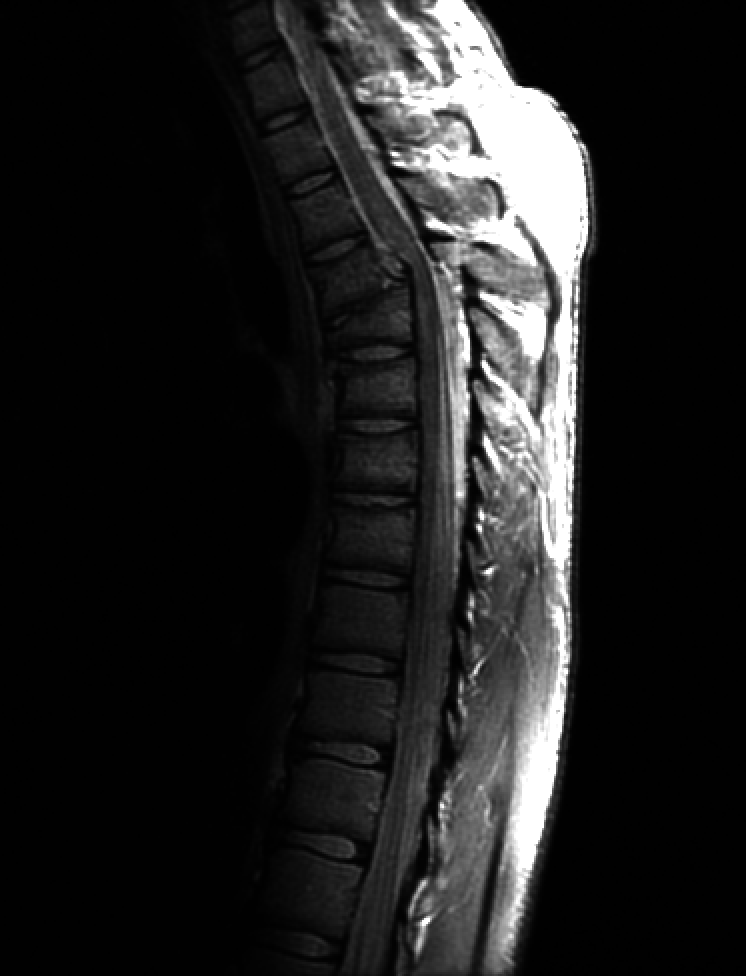
%> input picture Q14.tif, 746 x 976 px
$ octave askhsh_13.m   (GNU Octave 9; MATLAB toolbox functions it lacks are replaced by stand-ins)
%> lines starting %> are read from the running program, lines starting %| are printed output that depends on the picture
close all;
clear all;
clc;

%% 13)

X = imread('Q14.tif');
%> X is the input picture: size 976x746 uint8; min 0, max 255, mean 32.6
figure(1);
imshow(X);
title('Initial image');

figure(2);
imhist(X);
title('Image histogram');
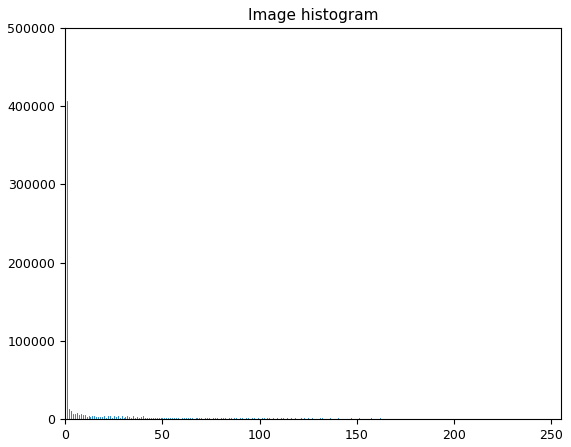
%> figure redrawn from the program's plot data; highest point at x = 1, y = 407152

Y = histeq(X);
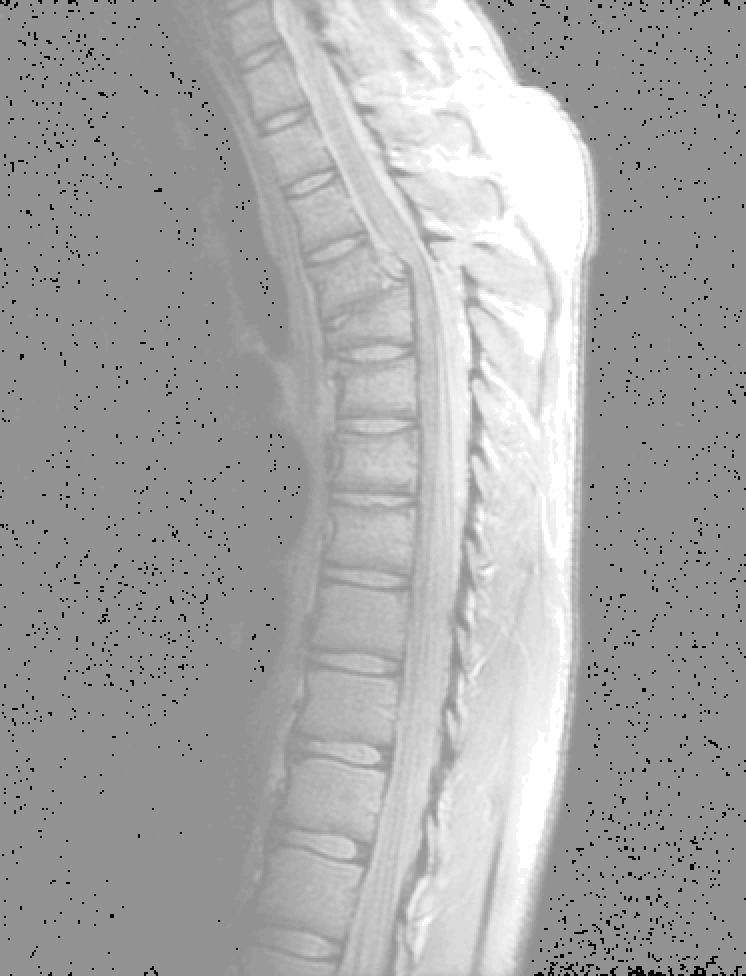
%> Y: size 976x746 uint8; min 0, max 255, mean 167.3
figure(3);
imshow(Y);
title('Equalized image');

figure(4);
imhist(Y);
title('Equalized image histogram');
%> figure, not shown here; highest point at x = 146, y = 407152

$ run again, with Q11.tif copied over Q14.tif
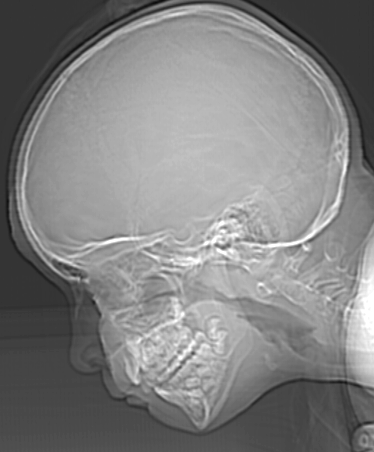
%> input picture Q11.tif, 374 x 452 px
%> X is the input picture: size 452x374 uint8; min 12, max 255, mean 129.4
%> `Y = histeq(X);`:
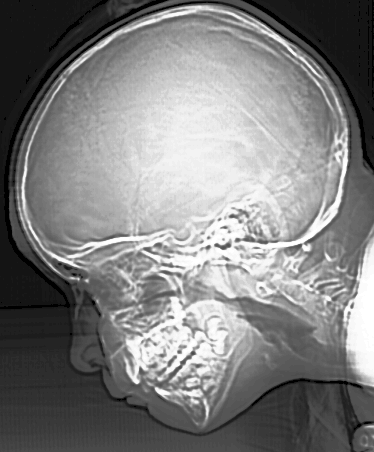
%> Y: size 452x374 uint8; min 0, max 255, mean 127.8
%> `title('Equalized image histogram');`:
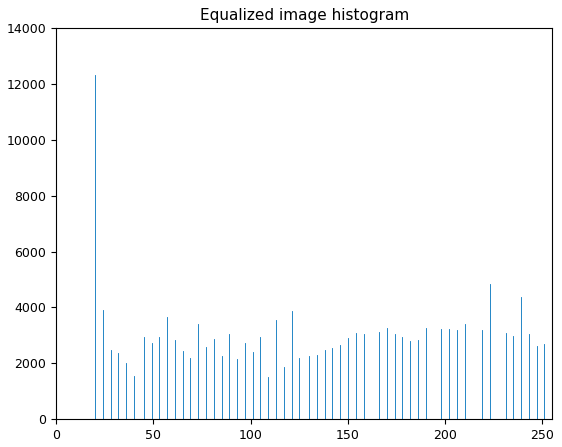
%> figure redrawn from the program's plot data; highest point at x = 20, y = 12310

$ run again, with Q16.tif copied over Q14.tif
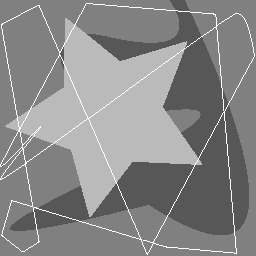
%> input picture Q16.tif, 256 x 256 px
%> X is the input picture: size 256x256 uint8; min 87, max 255, mean 135.8
%> `title('Image histogram');`:
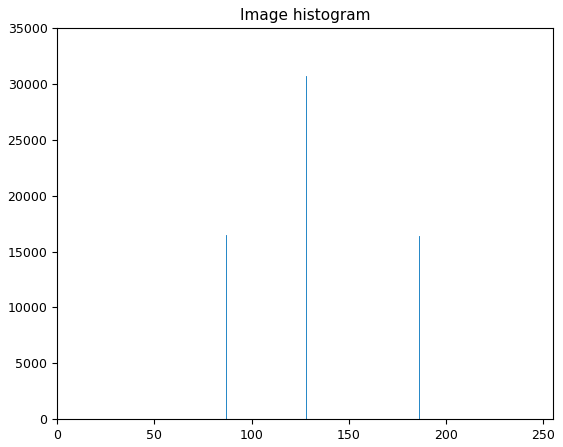
%> figure redrawn from the program's plot data; highest point at x = 128, y = 30748
%> `Y = histeq(X);`:
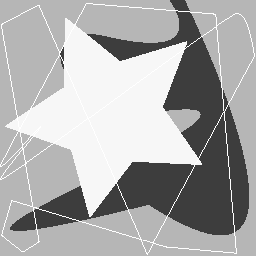
%> Y: size 256x256 uint8; min 61, max 255, mean 169.9
